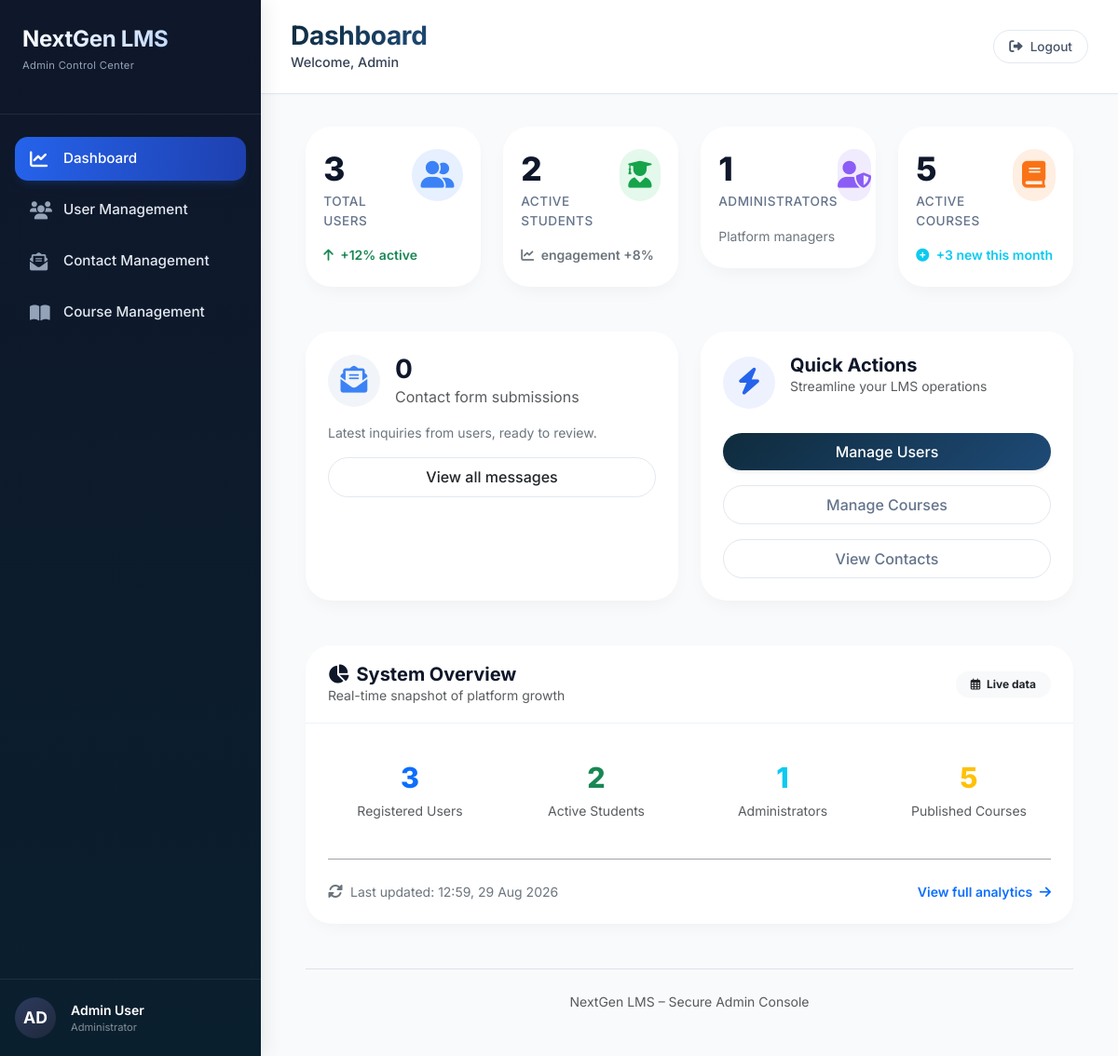
Screenshot of /admin/admin-panel.php (signed in) with the database file from the repository.
### tables this page shows
CREATE TABLE IF NOT EXISTS users (
    id INT AUTO_INCREMENT PRIMARY KEY,
    first_name VARCHAR(50) NOT NULL,
    last_name VARCHAR(50) NOT NULL,
    email VARCHAR(100) UNIQUE NOT NULL,
    password VARCHAR(255) NOT NULL,
    phone VARCHAR(20) DEFAULT NULL,
    address TEXT DEFAULT NULL,
    date_of_birth DATE DEFAULT NULL,
    bio TEXT DEFAULT NULL,
    role ENUM('student', 'admin') DEFAULT 'student',
    is_active TINYINT DEFAULT 1,
    created_at TIMESTAMP DEFAULT CURRENT_TIMESTAMP,
    updated_at TIMESTAMP DEFAULT CURRENT_TIMESTAMP ON UPDATE CURRENT_TIMESTAMP,
    INDEX idx_email (email),
    INDEX idx_role (role)
);

### config/database.php (called while the page is built, shortened)
<?php
function getDBConnection() {
    try {
        $pdo = new PDO(
            "mysql:host=" . DB_HOST . ";dbname=" . DB_NAME . ";charset=utf8mb4",
            DB_USER,
            DB_PASS,
            [
                PDO::ATTR_ERRMODE => PDO::ERRMODE_EXCEPTION,
                PDO::ATTR_DEFAULT_FETCH_MODE => PDO::FETCH_ASSOC,
                PDO::ATTR_EMULATE_PREPARES => false
            ]
        );
        return $pdo;
    } catch (PDOException $e) {
        die("Database Connection Failed: " . $e->getMessage());
    }
}
function getUserById($id) {
    $pdo = getDBConnection();
    $columns = ['id', 'first_name', 'last_name', 'email', 'role', 'created_at'];
    $optional_columns = ['phone', 'address', 'date_of_birth', 'bio'];
    foreach ($optional_columns as $col) {
        try {
            $check = $pdo->prepare("SELECT 1 FROM INFORMATION_SCHEMA.COLUMNS WHERE TABLE_SCHEMA = DATABASE() AND TABLE_NAME = 'users' AND COLUMN_NAME = ?");
            $check->execute([$col]);
            if ($check->fetchColumn()) {
                $columns[] = $col;
            }
        } catch (Exception $e) {
        }
    }
    try {
        $sql = "SELECT " . implode(', ', $columns) . " FROM users WHERE id = ? AND is_active = 1";
        $stmt = $pdo->prepare($sql);
        $stmt->execute([$id]);
        $user = $stmt->fetch();
        if ($user) {
            foreach ($optional_columns as $col) {
                if (!isset($user[$col])) {
                    $user[$col] = null;
                }
            }
        }
        return $user;
    } catch (Exception $e) {
        error_log("getUserById error: " . $e->getMessage());
        return null;
    }
}
?>

### admin/admin-panel.php (the view, shortened to what this page needs)
<?php
require_once __DIR__ . '/../config/database.php';
$user = getUserById($_SESSION['user_id']);
$current_page = 'admin-panel.php';
$total_users = 0;
$total_students = 0;
$total_admins = 0;
$total_contacts = 0;
$total_courses = 0;
try {
    $pdo = getDBConnection();
    $stmt = $pdo->prepare("SELECT COUNT(*) FROM users WHERE is_active = 1");
    $stmt->execute();
    $total_users = $stmt->fetchColumn();
    $stmt = $pdo->prepare("SELECT COUNT(*) FROM users WHERE role = 'student' AND is_active = 1");
    $stmt->execute();
    $total_students = $stmt->fetchColumn();
    $stmt = $pdo->prepare("SELECT COUNT(*) FROM users WHERE role = 'admin' AND is_active = 1");
    $stmt->execute();
    $total_admins = $stmt->fetchColumn();
    $stmt = $pdo->prepare("SELECT COUNT(*) FROM contacts");
    $stmt->execute();
    $total_contacts = $stmt->fetchColumn();
    $stmt = $pdo->prepare("SELECT COUNT(*) FROM courses WHERE is_active = 1");
    $stmt->execute();
    $total_courses = $stmt->fetchColumn();
} catch (Exception $e) {
    error_log("Dashboard stats error: " . $e->getMessage());
}
?>
<!DOCTYPE html>
<html lang="en">
<head>
    <link rel="stylesheet" href="https://cdnjs.cloudflare.com/ajax/libs/font-awesome/6.0.0-beta3/css/all.min.css">
    <link href="https://cdn.jsdelivr.net/npm/bootstrap@5.3.0-alpha1/dist/css/bootstrap.min.css" rel="stylesheet">
    <link rel="stylesheet" href="css/admin-style.css">
</head>
<body>
<?php include 'includes/sidebar.php'; ?>
            <div class="row g-4 mb-5">
                <div class="col-sm-6 col-xl-3">
                    <div class="stat-card">
                        <div class="stat-card-body">
                            <div class="d-flex justify-content-between align-items-start">
                                <div>
                                    <div class="stat-number"><?php echo number_format($total_users); ?></div>
                                    <div class="stat-label mt-1">Total users</div>
                                </div>
                                <div class="stat-icon">
                                    <i class="fas fa-user-friends"></i>
                                </div>
                            </div>
                            <div class="mt-3 small text-success fw-semibold">
                                <i class="fas fa-arrow-up me-1"></i> +12% active
                            </div>
                        </div>
                    </div>
                </div>
                <div class="col-sm-6 col-xl-3">
                    <div class="stat-card">
                        <div class="stat-card-body">
                            <div class="d-flex justify-content-between align-items-start">
                                <div>
                                    <div class="stat-number"><?php echo number_format($total_students); ?></div>
                                    <div class="stat-label mt-1">Active students</div>
                                </div>
                                <div class="stat-icon" style="background: rgba(34,197,94,0.12); color:#16a34a;">
                                    <i class="fas fa-user-graduate"></i>
                                </div>
                            </div>
                            <div class="mt-3 small text-secondary fw-semibold">
                                <i class="fas fa-chart-line me-1"></i> engagement +8%
                            </div>
                        </div>
                    </div>
                </div>
                <div class="col-sm-6 col-xl-3">
                    <div class="stat-card">
                        <div class="stat-card-body">
                            <div class="d-flex justify-content-between align-items-start">
                                <div>
                                    <div class="stat-number"><?php echo number_format($total_admins); ?></div>
                                    <div class="stat-label mt-1">Administrators</div>
                                </div>
                                <div class="stat-icon" style="background: rgba(139,92,246,0.12); color:#8b5cf6;">
                                    <i class="fas fa-user-shield"></i>
                                </div>
                            </div>
                            <div class="mt-3 small text-secondary">Platform managers</div>
                        </div>
                    </div>
                </div>
                <div class="col-sm-6 col-xl-3">
                    <div class="stat-card">
                        <div class="stat-card-body">
                            <div class="d-flex justify-content-between align-items-start">
                                <div>
                                    <div class="stat-number"><?php echo number_format($total_courses); ?></div>
                                    <div class="stat-label mt-1">Active courses</div>
                                </div>
                                <div class="stat-icon" style="background: rgba(249,115,22,0.12); color:#f97316;">
                                    <i class="fas fa-book"></i>
                                </div>
                            </div>
                            <div class="mt-3 small text-info fw-semibold">
                                <i class="fas fa-plus-circle me-1"></i> +3 new this month
                            </div>
                        </div>
                    </div>
                </div>
            </div>
            <div class="row g-4 mb-5">
                <div class="col-md-6">
                    <div class="quick-card h-100 p-4">
                        <div class="d-flex align-items-center gap-3 mb-3">
                            <div class="stat-icon" style="background:#f1f5f9; color:#3b82f6;">
                                <i class="fas fa-envelope-open-text"></i>
                            </div>
                            <div>
                                <h3 class="fw-bold mb-0"><?php echo number_format($total_contacts); ?></h3>
                                <p class="text-muted mb-0">Contact form submissions</p>
                            </div>
                        </div>
                        <p class="text-secondary small mb-3">Latest inquiries from users, ready to review.</p>
                        <a href="contact-management.php" class="btn btn-outline-glass w-100">
                            View all messages
                        </a>
                    </div>
                </div>
                <div class="col-md-6">
                    <div class="quick-card h-100 p-4">
                        <div class="d-flex align-items-center gap-3 mb-4">
                            <div class="stat-icon" style="background:#eef2ff; color:#2563eb;">
                                <i class="fas fa-bolt"></i>
                            </div>
                            <div>
                                <h5 class="fw-bold mb-0">Quick Actions</h5>
                                <p class="text-muted small">Streamline your LMS operations</p>
                            </div>
                        </div>
                        <div class="d-grid gap-3">
                            <a href="user-management.php" class="btn btn-admin-primary rounded-pill shadow-sm">
                                Manage Users
                            </a>
                            <a href="course-management.php" class="btn btn-admin-secondary rounded-pill">
                                Manage Courses
                            </a>
                            <a href="contact-management.php" class="btn btn-admin-secondary rounded-pill">
                                View Contacts
                            </a>
                        </div>
                    </div>
                </div>
            </div>
            <div class="row">
                <div class="col-12">
                    <div class="overview-card">
                        <div class="overview-header d-flex justify-content-between align-items-center flex-wrap">
                            <div>
                                <h5 class="fw-bold mb-0"><i class="fas fa-chart-pie me-2"></i>System Overview</h5>
                                <p class="text-muted small mb-0">Real-time snapshot of platform growth</p>
                            </div>
                            <span class="badge bg-light text-dark px-3 py-2 rounded-pill"><i class="far fa-calendar-alt me-1"></i> Live data</span>
                        </div>
                        <div class="card-body p-4">
                            <div class="row text-center gy-4">
                                <div class="col-md-3 col-6">
                                    <div class="stat-metric">
                                        <h4 class="text-primary"><?php echo number_format($total_users); ?></h4>
                                        <small class="text-muted">Registered Users</small>
                                    </div>
                                </div>
                                <div class="col-md-3 col-6">
                                    <div class="stat-metric">
                                        <h4 class="text-success"><?php echo number_format($total_students); ?></h4>
                                        <small class="text-muted">Active Students</small>
                                    </div>
                                </div>
                                <div class="col-md-3 col-6">
                                    <div class="stat-metric">
                                        <h4 class="text-info"><?php echo number_format($total_admins); ?></h4>
                                        <small class="text-muted">Administrators</small>
                                    </div>
                                </div>
                                <div class="col-md-3 col-6">
                                    <div class="stat-metric">
                                        <h4 class="text-warning"><?php echo number_format($total_courses); ?></h4>
                                        <small class="text-muted">Published Courses</small>
                                    </div>
                                </div>
                            </div>
                            <hr class="my-4">
                            <div class="d-flex justify-content-between flex-wrap gap-2">
                                <div class="d-flex align-items-center gap-2">
                                    <i class="fas fa-sync-alt text-secondary"></i>
                                    <span class="small text-secondary">Last updated: <?php echo date('H:i, d M Y'); ?></span>
                                </div>
                                <a href="#" class="small text-decoration-none fw-semibold">View full analytics <i class="fas fa-arrow-right ms-1"></i></a>
                            </div>
                        </div>
                    </div>
                </div>
            </div>
            <div class="mt-5 text-center text-muted small border-top pt-4">
                 NextGen LMS – Secure Admin Console
            </div>
</div>
</div>
</body>
</html>

### admin/includes/sidebar.php (shortened to what this page needs)
<?php
$pages = [
    'admin-panel.php' => ['label' => 'Dashboard', 'icon' => 'fa-chart-line'],
    'user-management.php' => ['label' => 'User Management', 'icon' => 'fa-users'],
    'contact-management.php' => ['label' => 'Contact Management', 'icon' => 'fa-envelope-open-text'],
    'course-management.php' => ['label' => 'Course Management', 'icon' => 'fa-book-open']
];
$admin_name = trim(($user['first_name'] ?? '') . ' ' . ($user['last_name'] ?? ''));
$initials_source = trim(($user['first_name'] ?? 'A') . ($user['last_name'] ?? 'D'));
$initials = strtoupper(substr(preg_replace('/\s+/', '', $initials_source), 0, 2));
?>
<div class="d-flex admin-layout">
    <aside class="admin-sidebar d-none d-lg-flex flex-column">
        <div class="sidebar-brand">
            <h3>NextGen LMS</h3>
            <p>Admin Control Center</p>
        </div>
        <div class="sidebar-nav flex-grow-1">
            <?php foreach ($pages as $page => $meta): ?>
                <div class="nav-item-custom">
                    <a href="<?php echo $page; ?>" class="nav-link-custom <?php echo $current_page === $page ? 'active' : ''; ?>">
                        <i class="fas <?php echo $meta['icon']; ?>"></i>
                        <span><?php echo $meta['label']; ?></span>
                    </a>
                </div>
            <?php endforeach; ?>
        </div>
        <div class="sidebar-footer">
            <div class="d-flex align-items-center gap-3">
                <div class="admin-avatar">
                    <span><?php echo htmlspecialchars($initials); ?></span>
                </div>
                <div class="text-white small">
                    <div class="fw-semibold"><?php echo htmlspecialchars($admin_name); ?></div>
                    <div class="text-white-50" style="font-size: 0.7rem;">Administrator</div>
                </div>
            </div>
        </div>
    </aside>
    <div class="main-content-panel">
        <nav class="top-navbar d-flex justify-content-between align-items-center gap-3">
            <div class="d-flex align-items-center gap-3 min-w-0">
                <div class="min-w-0">
                    <h1 class="page-title mb-0">
                    </h1>
                    <div class="welcome-text text-truncate">Welcome, <?php echo htmlspecialchars($user['first_name'] ?? 'Admin'); ?></div>
                </div>
            </div>
            <form method="post" action="../user/logout.php" class="m-0">
                <button type="submit" class="logout-nav-btn" aria-label="Logout">
                    <i class="fas fa-right-from-bracket"></i>
                    <span>Logout</span>
                </button>
            </form>
        </nav>
        <div class="admin-content p-3 p-md-4 p-lg-5">

### rows the page displays
users: initials "AD", admin_name "Admin User", first_name "Admin"

### other values shown
$meta['label'] "Dashboard"
$meta['label'] "User Management"
$meta['label'] "Contact Management"
$meta['label'] "Course Management"
$total_users "3"
$total_students "2"
$total_admins "1"
$total_courses "5"
$total_contacts "0"
